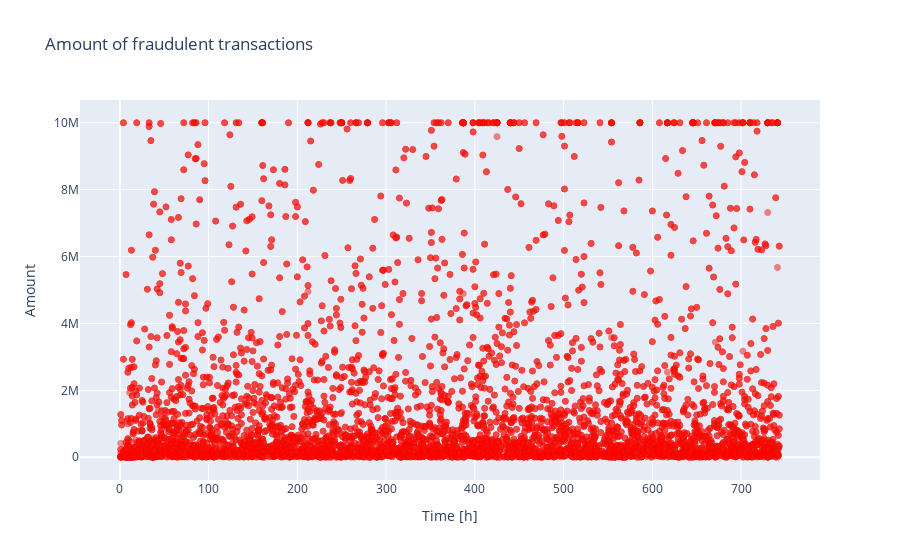

Here is the notebook cell this chart was saved with:
### Markdown cell above
The fraudulent transactions have a larger mean, larger Q1, Q3 and Q4.

Let's plot the fraudulent transactions (amount) against time. The time is shown is hours from the start of the time period.

### Code cell
fraud = df.loc[df['isFraud'] == 1]

trace = go.Scatter(
    x = fraud['step'],y = fraud['amount'],
    name="amount",
     marker=dict(
                color='rgb(238,23,11)',
                line=dict(
                    color='red',
                    width=1),
                opacity=0.5,
            ),
    text= fraud['amount'],
    mode = "markers"
)
data = [trace]
layout = dict(title = 'Amount of fraudulent transactions',
          xaxis = dict(title = 'Time [h]', showticklabels=True), 
          yaxis = dict(title = 'Amount'),
          hovermode='closest'
         )
fig = dict(data=data, layout=layout)
iplot(fig, filename='fraud-amount')

### Figure 1 — Plotly figure (JSON) as saved in the notebook; plotly's stock layout.template omitted (floating-point values rounded to 4 significant figures; data arrays with more than 128 entries replaced by an {"elided": "..."} marker saying what was removed)
{"data": [{"marker": {"color": "rgb(238,23,11)", "line": {"color": "red", "width": 1}, "opacity": 0.5}, "mode": "markers", "name": "amount", "text": {"elided": "8213 float values"}, "type": "scatter", "x": {"elided": "8213 int values"}, "y": {"elided": "8213 float values"}}], "layout": {"hovermode": "closest", "title": {"text": "Amount of fraudulent transactions"}, "xaxis": {"showticklabels": true, "title": {"text": "Time [h]"}}, "yaxis": {"title": {"text": "Amount"}}}}
